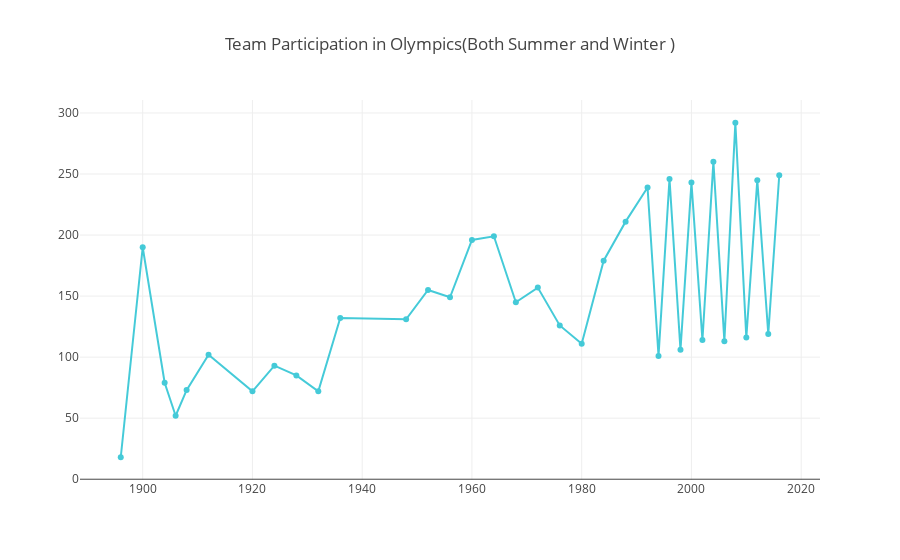

The code cell stored with this chart in its notebook:
### Code cell
trace = go.Scatter(
                x=team['Year'],
                y=team['Team_Count'],
                name = "Team Participation in Olympics",
                line = dict(color = '#17BECF'),
                opacity = 0.8,
                mode="lines+markers"
                )

data = [trace]

layout = dict(
    title = "Team Participation in Olympics(Both Summer and Winter )",
)

fig = dict(data=data, layout=layout)
py.iplot(fig, filename = "Team Participation in Olympics")

### Figure 1 — Plotly figure (JSON) as saved in the notebook; plotly's stock layout.template omitted (floating-point values rounded to 4 significant figures)
{"data": [{"line": {"color": "#17BECF"}, "mode": "lines+markers", "name": "Team Participation in Olympics", "opacity": 0.8, "type": "scatter", "x": [1896, 1900, 1904, 1906, 1908, 1912, 1920, 1924, 1928, 1932, 1936, 1948, 1952, 1956, 1960, 1964, 1968, 1972, 1976, 1980, 1984, 1988, 1992, 1994, 1996, 1998, 2000, 2002, 2004, 2006, 2008, 2010, 2012, 2014, 2016], "y": [18, 190, 79, 52, 73, 102, 72, 93, 85, 72, 132, 131, 155, 149, 196, 199, 145, 157, 126, 111, 179, 211, 239, 101, 246, 106, 243, 114, 260, 113, 292, 116, 245, 119, 249]}], "layout": {"title": "Team Participation in Olympics(Both Summer and Winter )"}}
